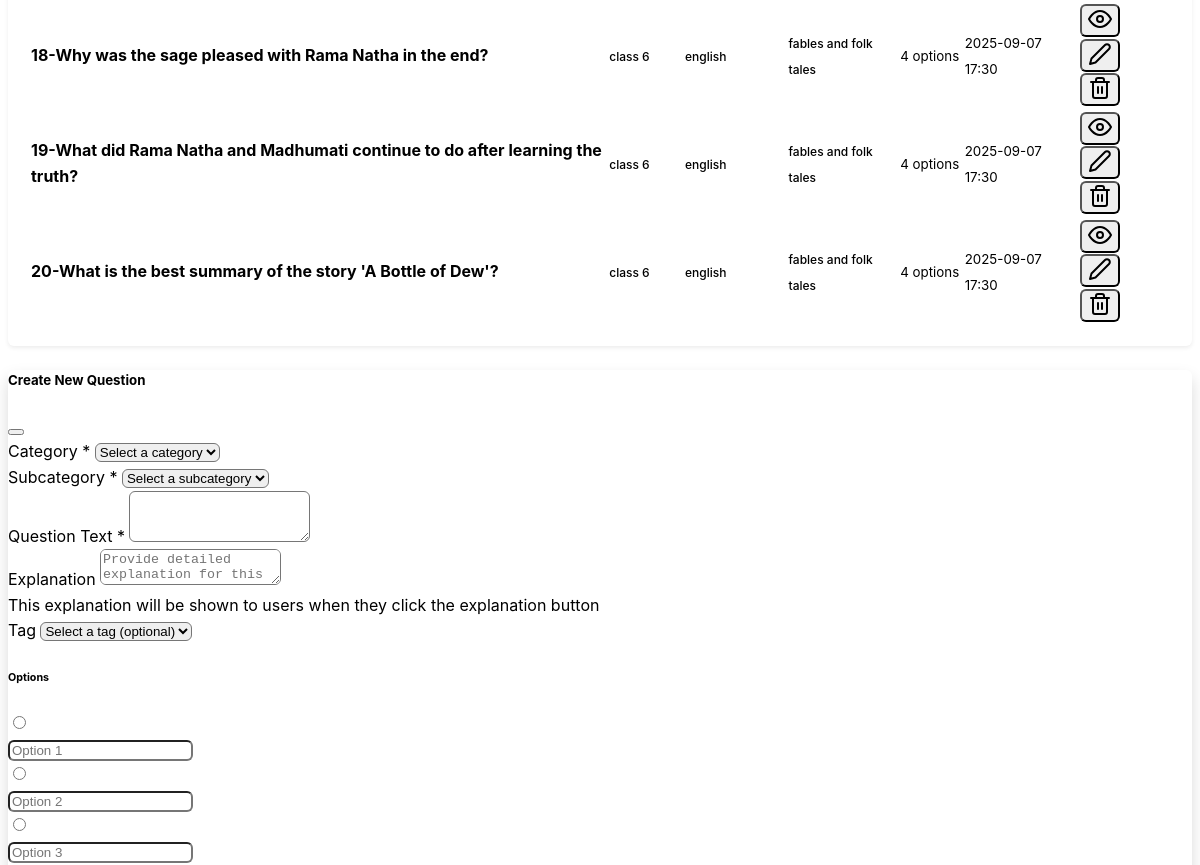
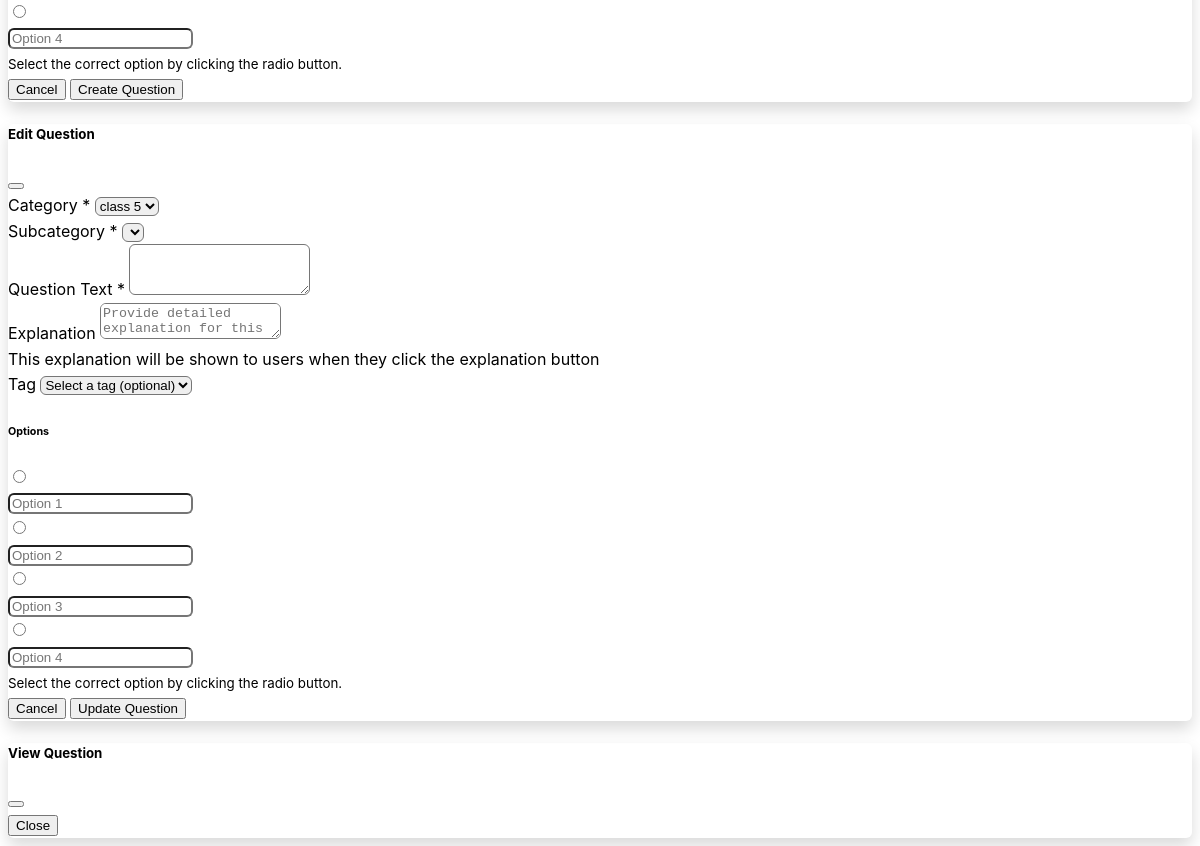
Before: /backend/questions?subcategory_id=2 (lower part) with the older database file (2 pictures, top to bottom).
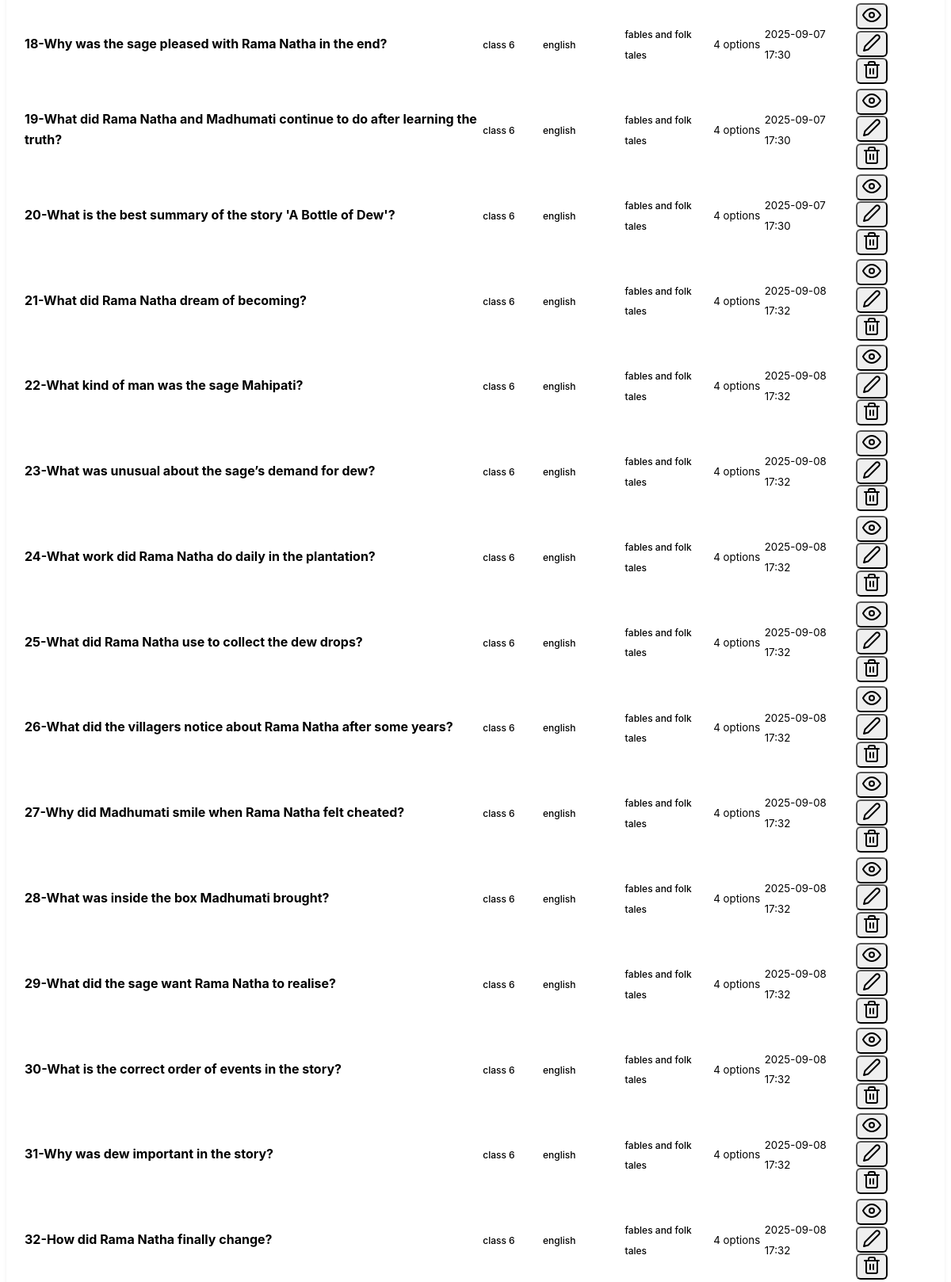
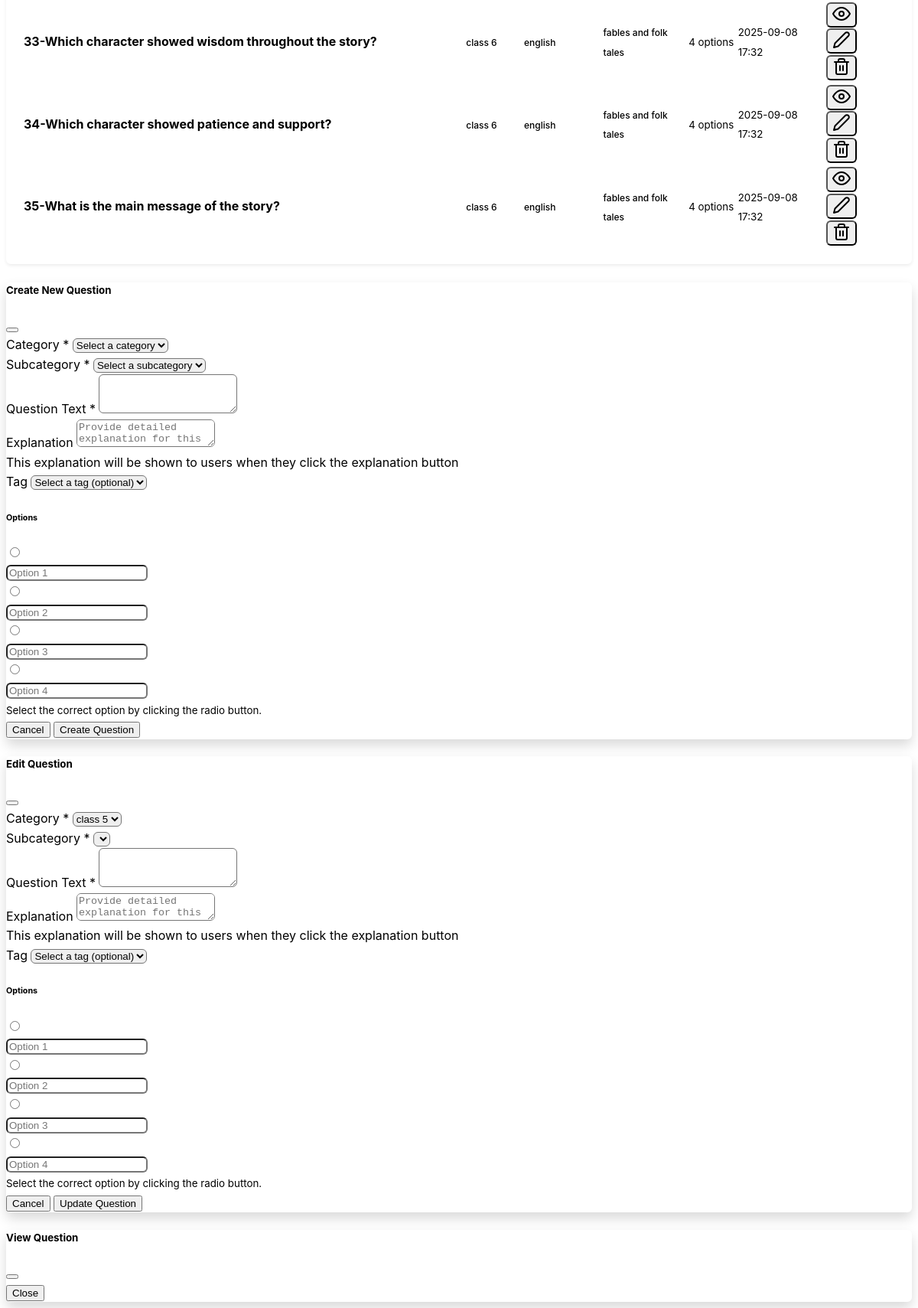
After: the same page with the newer database file (2 pictures, top to bottom).
### mcqbox/model.py (models this page shows, shortened)
class Question(db.Model):
    id = db.Column(db.Integer, primary_key=True)
    question_text = db.Column(db.String(500), nullable=False)
    subcategory_id = db.Column(db.Integer, db.ForeignKey('subcategory.id'), nullable=False)
    subcategory = db.relationship('Subcategory', backref=db.backref('questions', lazy=True))
    tag_id = db.Column(db.Integer, db.ForeignKey('tag.id'), nullable=True)
    tag = db.relationship('Tag', backref=db.backref('questions', lazy=True))
    explanation = db.Column(db.String(500), nullable=True)
    options = db.Column(db.JSON, nullable=False)
    category_id = db.Column(db.Integer, db.ForeignKey('category.id'), nullable=False)
    category = db.relationship('Category', backref=db.backref('questions', lazy=True))
    created_at = db.Column(db.DateTime, server_default=db.func.now())
    updated_at = db.Column(db.DateTime, server_default=db.func.now(), onupdate=db.func.now())

class Category(db.Model):
    id = db.Column(db.Integer, primary_key=True)
    name = db.Column(db.String(50), nullable=False, unique=True)
    description = db.Column(db.String(200), nullable=True)
    created_at = db.Column(db.DateTime, server_default=db.func.now())
    updated_at = db.Column(db.DateTime, server_default=db.func.now(), onupdate=db.func.now())

class Subcategory(db.Model):
    id = db.Column(db.Integer, primary_key=True)
    name = db.Column(db.String(50), nullable=False)
    category_id = db.Column(db.Integer, db.ForeignKey('category.id'), nullable=False)
    category = db.relationship('Category', backref=db.backref('subcategories', lazy=True))
    description = db.Column(db.String(200), nullable=True)
    created_at = db.Column(db.DateTime, server_default=db.func.now())
    updated_at = db.Column(db.DateTime, server_default=db.func.now(), onupdate=db.func.now())

class Tag(db.Model):
    id = db.Column(db.Integer, primary_key=True)
    name = db.Column(db.String(50), nullable=False)
    category_id = db.Column(db.Integer, db.ForeignKey('category.id'), nullable=False)
    category = db.relationship('Category', backref=db.backref('tags', lazy=True))
    subcategory_id = db.Column(db.Integer, db.ForeignKey('subcategory.id'), nullable=True)
    subcategory = db.relationship('Subcategory', backref=db.backref('tags', lazy=True))
    created_at = db.Column(db.DateTime, server_default=db.func.now())

### mcqbox/backend/route.py (the view)
@app.route('/backend/questions')
def questions():
    category_id = request.args.get('category_id', type=int)
    subcategory_id = request.args.get('subcategory_id', type=int)
    search = request.args.get('search', '').strip()
    tag_filter = request.args.get('tag', '').strip()
    categories_list = Category.query.all()
    subcategories_list = []
    tags_list = Tag.query.all()
    if category_id:
        subcategories_list = Subcategory.query.filter_by(category_id=category_id).all()
    filters = []
    if category_id:
        filters.append(Question.category_id == category_id)
    if subcategory_id:
        filters.append(Question.subcategory_id == subcategory_id)
    tag_filter = request.args.get('tag', '').strip()
    if tag_filter:
        filters.append(Question.tag_id == tag_filter)
    if search:
        filters.append(Question.question_text.ilike(f'%{search}%'))
    questions_list = Question.query.filter(*filters).all()
    return render_template('questions.html',
                         questions=questions_list,
                         categories=categories_list,
                         subcategories=subcategories_list,
                         tags=tags_list,
                         selected_category=category_id,
                         selected_subcategory=subcategory_id,
                         search_query=search)

### mcqbox/frontend/route.py (called while the page is built)
@app.before_request
def enforce_lowercase_url():
    url = request.url
    lowercase_url = url.lower()
    if url != lowercase_url:
        return redirect(lowercase_url, code=301)

### mcqbox/backend/templates/questions.html (shortened to what the changed rows need)
{% extends "base.html" %}
{% block content %}
<div class="row">
    <div class="col-12">
        <div class="card">
            <div class="card-body">
                {% if questions %}
                <div class="table-responsive">
                    <table class="table table-hover">
                        <tbody>
                            {% for question in questions %}
                            <tr>
                                <td>
                                    <strong>{{loop.index}}-{{ question.question_text[:100] }}</strong>
                                </td>
                                <td>
                                    <span class="badge bg-primary">
                                        {{ question.category.name if question.category.name else 'Unknown' }}
                                    </span>
                                </td>
                                <td>
                                    <span class="badge bg-secondary">
                                        {{ question.subcategory.name if question.subcategory.name else 'Unknown' }}
                                    </span>
                                </td>
                                <td>
                                    <span class="badge bg-secondary">
                                        {{ question.tag.name if question.tag.name else 'Unknown' }}
                                    </span>
                                </td>
                                <td>
                                    <small class="text-muted">{{ question.options|length }} options</small>
                                </td>
                                <td>
                                    <small class="text-muted">{{ question.created_at.strftime('%Y-%m-%d %H:%M')
                                        }}</small>
                                </td>
                                <td class="text-end">
                                    <div class="btn-group" role="group">
                                        <button class="btn btn-sm btn-outline-secondary"
                                            onclick="viewQuestion({{ question.id }})" data-bs-toggle="modal"
                                            data-bs-target="#viewQuestionModal">
                                            <i data-feather="eye"></i>
                                        </button>
                                        <button class="btn btn-sm btn-outline-secondary"
                                            onclick="editQuestion({{ question.id }})" data-bs-toggle="modal"
                                            data-bs-target="#editQuestionModal">
                                            <i data-feather="edit-2"></i>
                                        </button>
                                        <form method="POST"
                                            action="{{ url_for('delete_question', question_id=question.id) }}"
                                            class="d-inline"
                                            onsubmit="return confirm('Are you sure you want to delete this question?')">
                                            <button type="submit" class="btn btn-sm btn-outline-danger">
                                                <i data-feather="trash-2"></i>
                                            </button>
                                        </form>
                                    </div>
                                </td>
                            </tr>
                            {% endfor %}
                        </tbody>
                    </table>
                </div>
                {% endif %}
            </div>
        </div>
    </div>
</div>
{% endblock %}

Changed rows visible on the page:
added Question: question_text "What did Rama Natha dream of becoming?", category "class 6", subcategory "english", tag "fables and folk tales", options|length "4", created_at "2025-09-08 17:32"
added Question: question_text "What kind of man was the sage Mahipati?", category "class 6", subcategory "english", tag "fables and folk tales", options|length "4", created_at "2025-09-08 17:32"
added Question: question_text "What was unusual about the sage’s demand for dew?", category "class 6", subcategory "english", tag "fables and folk tales", options|length "4", created_at "2025-09-08 17:32"
added Question: question_text "What work did Rama Natha do daily in the plantation?", category "class 6", subcategory "english", tag "fables and folk tales", options|length "4", created_at "2025-09-08 17:32"
added Question: question_text "What did Rama Natha use to collect the dew drops?", category "class 6", subcategory "english", tag "fables and folk tales", options|length "4", created_at "2025-09-08 17:32"
added Question: question_text "What did the villagers notice about Rama Natha after some years?", category "class 6", subcategory "english", tag "fables and folk tales", options|length "4", created_at "2025-09-08 17:32"
added Question: question_text "Why did Madhumati smile when Rama Natha felt cheated?", category "class 6", subcategory "english", tag "fables and folk tales", options|length "4", created_at "2025-09-08 17:32"
added Question: question_text "What was inside the box Madhumati brought?", category "class 6", subcategory "english", tag "fables and folk tales", options|length "4", created_at "2025-09-08 17:32"
added Question: question_text "What did the sage want Rama Natha to realise?", category "class 6", subcategory "english", tag "fables and folk tales", options|length "4", created_at "2025-09-08 17:32"
added Question: question_text "What is the correct order of events in the story?", category "class 6", subcategory "english", tag "fables and folk tales", options|length "4", created_at "2025-09-08 17:32"
added Question: question_text "Why was dew important in the story?", category "class 6", subcategory "english", tag "fables and folk tales", options|length "4", created_at "2025-09-08 17:32"
added Question: question_text "How did Rama Natha finally change?", category "class 6", subcategory "english", tag "fables and folk tales", options|length "4", created_at "2025-09-08 17:32"
added Question: question_text "Which character showed wisdom throughout the story?", category "class 6", subcategory "english", tag "fables and folk tales", options|length "4", created_at "2025-09-08 17:32"
added Question: question_text "Which character showed patience and support?", category "class 6", subcategory "english", tag "fables and folk tales", options|length "4", created_at "2025-09-08 17:32"
added Question: question_text "What is the main message of the story?", category "class 6", subcategory "english", tag "fables and folk tales", options|length "4", created_at "2025-09-08 17:32"
